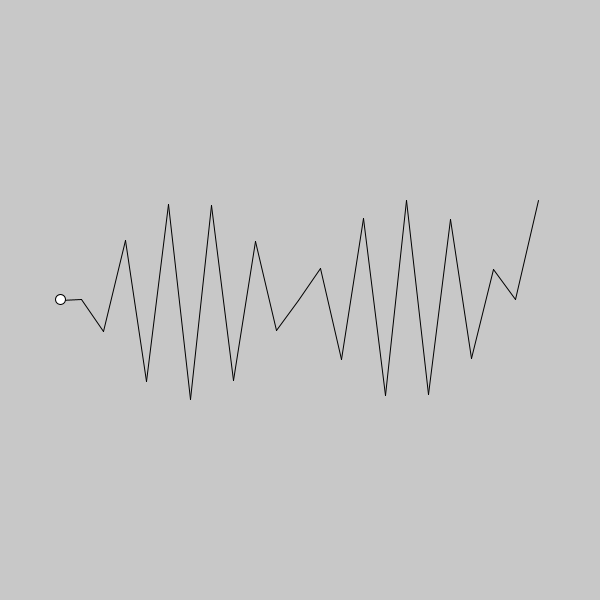
Frame 1 (no input)
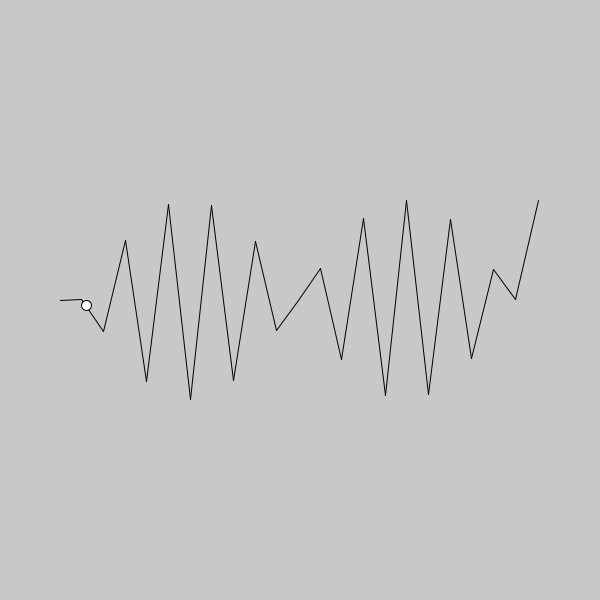
Frame 60 (the mouse pressed at the canvas centre just before this capture)
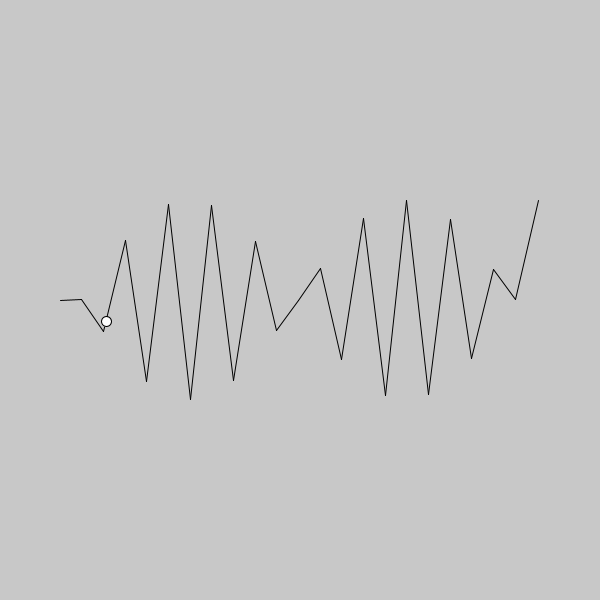
Frame 120 (the mouse held since frame 60 and released just before this capture)

The Processing sketch that drew these frames (run headless with seeded random() and noise(); from frame 60 on, the mouse is pressed at the canvas centre):

// Processing sketch: processing_186823
// ── processing_186823.pde

float dt = 1/60.0;

// Variable para el muestreo de la función seno
float m = PI * 6.9;

// Variable que indica el número de tramos
int nTramos = 22;

// Lista de puntos por los que pasa el objeto
ArrayList<PVector> puntos = new ArrayList<PVector>();

PVector p1, p2;
PVector pos = new PVector();
PVector vel = new PVector();
PVector ac = new PVector();

float pendiente;

int tramoActual = -1;

void setup() {
  size(600, 600);
  
  p1 = new PVector(width/10, 0);
  p2 = new PVector();
  
  // Bucle que genera nTramos tramos rectos
  // Se almacena la posición de cada punto
  // No se dibuja aquí
  for (int i = 0; i < nTramos; i++) {
    p1 = new PVector(p1.x, p1.y);
    p2 = new PVector(p2.x, p2.y);
    
    if (i != 0) {
      p1.x += m;
      p1.y = sin(p1.x);
    }
    
    p2.x = p1.x + m+2;
    p2.y = sin(p2.x);
    
    p1.y *= 100;
    p2.y *= 100;
    
    // Se guarda cada punto diferente en la lista
    puntos.add(p1);
  }
  puntos.add(p2);
  
  // Ponemos como posición inicial el primer punto
  pos = puntos.get(0);
}

void draw() {
  background(200);
  
  translate(0, height/2);
  
  // Dibujar el camino
  for (int i = 0; i < nTramos; i++) {
    line(puntos.get(i).x, puntos.get(i).y, puntos.get(i+1).x, puntos.get(i+1).y);
  }
  
  // Volver al inicio una vez alcanzado el final
  if (pos.x > puntos.get(nTramos).x) {
    pos = puntos.get(0);
    tramoActual = -1;
  }
  
  // Calcular el tramo actual
  for (int i = 0; i < nTramos; i++) {
    if (pos.x < puntos.get(i + 1).x) {
      // Si estamos cambiando de tramo
      if (tramoActual != i) {
        tramoActual = i;
        
        p1 = puntos.get(tramoActual);
        p2 = puntos.get(tramoActual + 1);
        
        vel = PVector.sub(p2, p1);
        vel.normalize();
        vel.mult(30);
        ac = PVector.div(vel, 1);
        pendiente = vel.y/vel.x;
      }      
      break;
    }
  }
  
  vel = PVector.add(PVector.mult(ac, dt), vel);
  
  // Para un comportamiento más realista,
  // modificar la velocidad según la pendiente.
  // Más despacio al subir que al bajar
  if (pendiente < 0) {
    // Sube
    vel = PVector.div(vel, 1.02);
  }
  
  pos = PVector.add(PVector.mult(vel, dt), pos);
  
  ellipse(pos.x, pos.y, 10, 10);
}
